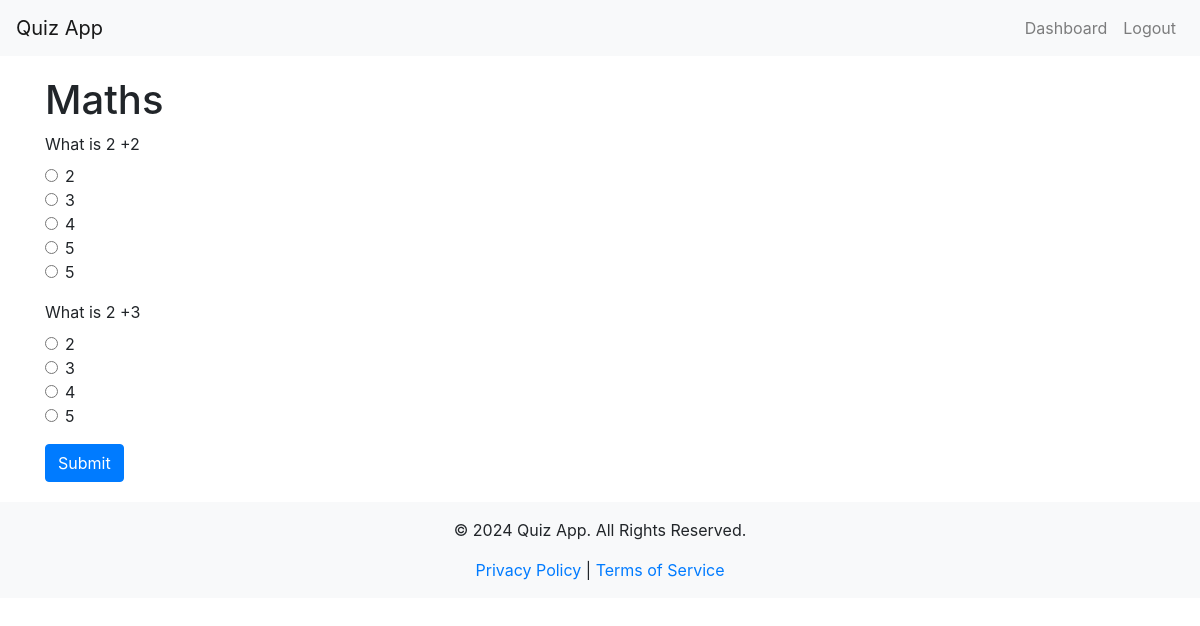
The page /quiz/1 (signed in) on the database as committed earlier.
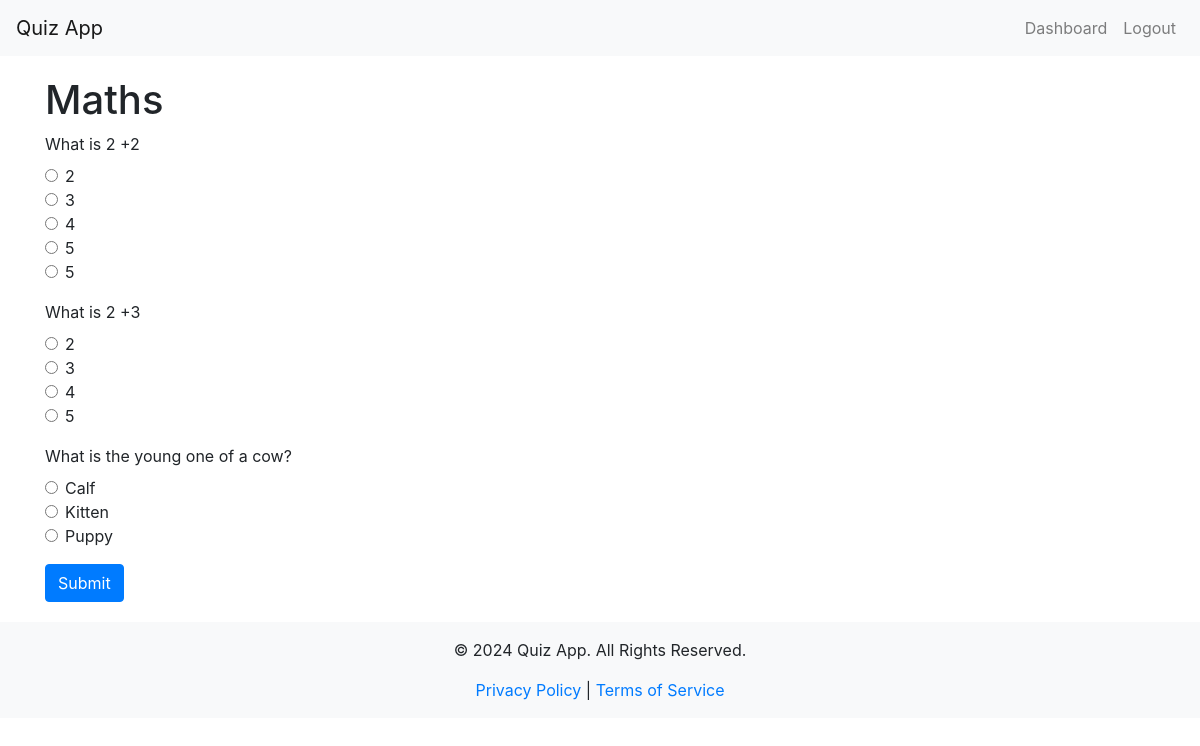
The same page on the database as committed later.
### app/models.py (models this page shows)
class QuizSet(db.Model):
    id = db.Column(db.Integer, primary_key=True)
    title = db.Column(db.String(128), nullable=False)
    questions = db.relationship('Question', backref='quiz_set', lazy=True)
    quiz_results = db.relationship('QuizResult', backref='related_quiz_set', lazy=True)  # Renamed backref

class Question(db.Model):
    id = db.Column(db.Integer, primary_key=True)
    text = db.Column(db.String(256), nullable=False)
    options = db.Column(db.String(256), nullable=False)
    correct_option = db.Column(db.String(64), nullable=False)
    quiz_set_id = db.Column(db.Integer, db.ForeignKey('quiz_set.id'), nullable=False)
    user_id = db.Column(db.Integer, db.ForeignKey('user.id'), nullable=False)
    feedbacks = db.relationship('Feedback', backref='question', lazy=True)

### app/routes.py (the view, shortened to what this page needs)
@main_bp.route("/quiz/<int:quiz_id>", methods=['GET', 'POST'])
@login_required
def quiz(quiz_id):
    quiz = QuizSet.query.get_or_404(quiz_id)
    return render_template('quiz.html', quiz=quiz)

### app/__init__.py (called while the page is built)
@login_manager.user_loader
def load_user(user_id):
    from app.models import User
    return User.query.get(int(user_id))

### app/templates/quiz.html
{% extends "layout.html" %}
{% block content %}
<h1>{{ quiz.title }}</h1>
<form method="POST">
    {% for question in quiz.questions %}
    <div class="form-group">
        <label>{{ question.text }}</label>
        {% for option in question.options.split(',') %}
        <div class="form-check">
            <input class="form-check-input" type="radio" name="question_{{ question.id }}" value="{{ option }}" required>
            <label class="form-check-label">{{ option }}</label>
        </div>
        {% endfor %}
    </div>
    {% endfor %}
    <button type="submit" class="btn btn-primary">Submit</button>
</form>
{% endblock %}

### app/templates/layout.html (shortened to what this page needs)
<!DOCTYPE html>
<html lang="en">
<head>
    <link href="https://stackpath.bootstrapcdn.com/bootstrap/4.5.2/css/bootstrap.min.css" rel="stylesheet">
</head>
<body>
    <nav class="navbar navbar-expand-lg navbar-light bg-light">
        <a class="navbar-brand" href="{{ url_for('main.index') }}">Quiz App</a>
        <div class="collapse navbar-collapse" id="navbarNav">
            <ul class="navbar-nav ml-auto">
                {% if current_user.is_authenticated %}
                    <li class="nav-item">
                        <a class="nav-link" href="{% if current_user.role == 'admin' %}{{ url_for('main.admin_dashboard') }}{% else %}{{ url_for('main.student_dashboard') }}{% endif %}">Dashboard</a>
                    </li>
                    <li class="nav-item">
                        <a class="nav-link" href="{{ url_for('main.logout') }}">Logout</a>
                    </li>
                {% endif %}
            </ul>
        </div>
    </nav>
    <div class="container">
        {% block content %}{% endblock %}
    </div>
    <footer>
        <div class="container">
            <p>&copy; 2024 Quiz App. All Rights Reserved.</p>
            <a href="#">Privacy Policy</a> | <a href="#">Terms of Service</a>
        </div>
    </footer>
</body>
</html>

### app/templates/layout.html (style rules this page uses)
.navbar { margin-bottom: 20px; }
footer { background-color: #f8f9fa; padding: 1rem 0; text-align: center; margin-top: 20px; }

Rows that differ between the two databases and show on the page:
added Question: text "What is the young one of a cow?", option "Calf" "Kitten" "Puppy"
